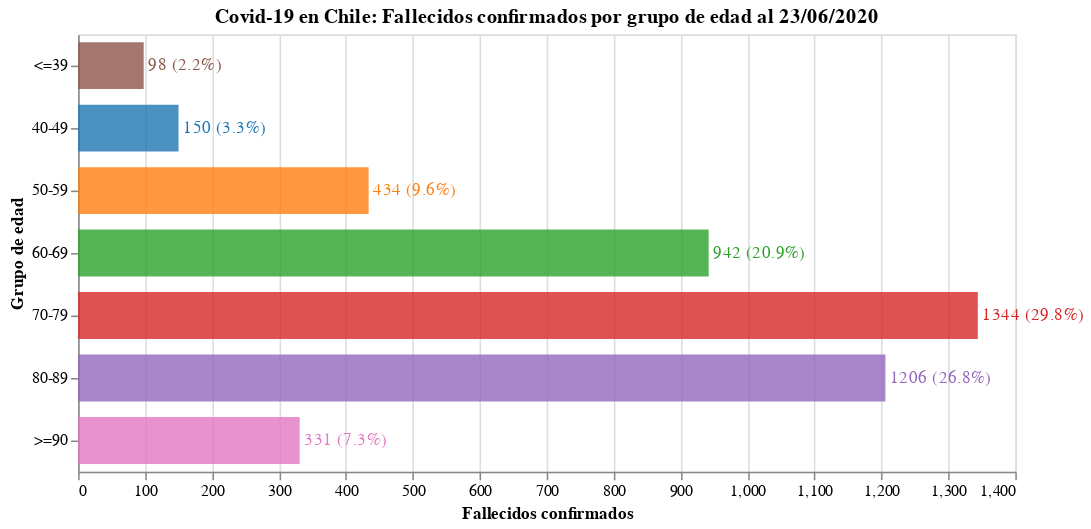

Notebook source saved alongside this figure:
### Code cell
#hide_input
bars = alt.Chart(deaths.reset_index()).mark_bar(opacity=0.8, size=30).encode(
    x = alt.X('Fallecidos confirmados'),
    y = alt.Y('Grupo de edad', sort=grupo_de_edad),
    tooltip = ['Grupo de edad', 'Fallecidos confirmados', 'Porcentaje'],
    color = alt.Color('Grupo de edad', scale=alt.Scale(scheme='category10'), legend=None),
    order = alt.Order('index:O')
)

text = bars.mark_text(
    align='left',
    baseline='middle',
    dx=3  # Nudges text to right so it doesn't appear on top of the bar
).encode(
    text=alt.Text('Texto')
)

bars.properties(
    title = f"Covid-19 en Chile: Fallecidos confirmados por grupo de edad al {pd.to_datetime(today).strftime('%d/%m/%Y')}",
    width = 600,
    height = alt.Step(40)
) + text

### Figure 1 — Vega-Lite specification as saved in the notebook (floating-point values rounded to 4 significant figures)
{"config": {"view": {"continuousWidth": 400, "continuousHeight": 300}}, "layer": [{"mark": {"type": "bar", "opacity": 0.8, "size": 30}, "encoding": {"color": {"type": "nominal", "field": "Grupo de edad", "legend": null, "scale": {"scheme": "category10"}}, "order": {"type": "ordinal", "field": "index"}, "tooltip": [{"type": "nominal", "field": "Grupo de edad"}, {"type": "quantitative", "field": "Fallecidos confirmados"}, {"type": "quantitative", "field": "Porcentaje"}], "x": {"type": "quantitative", "field": "Fallecidos confirmados"}, "y": {"type": "nominal", "field": "Grupo de edad", "sort": ["<=39", "40-49", "50-59", "60-69", "70-79", "80-89", ">=90"]}}, "height": {"step": 40}, "title": "Covid-19 en Chile: Fallecidos confirmados por grupo de edad al 23/06/2020", "width": 600}, {"mark": {"type": "text", "align": "left", "baseline": "middle", "dx": 3}, "encoding": {"color": {"type": "nominal", "field": "Grupo de edad", "legend": null, "scale": {"scheme": "category10"}}, "order": {"type": "ordinal", "field": "index"}, "text": {"type": "nominal", "field": "Texto"}, "tooltip": [{"type": "nominal", "field": "Grupo de edad"}, {"type": "quantitative", "field": "Fallecidos confirmados"}, {"type": "quantitative", "field": "Porcentaje"}], "x": {"type": "quantitative", "field": "Fallecidos confirmados"}, "y": {"type": "nominal", "field": "Grupo de edad", "sort": ["<=39", "40-49", "50-59", "60-69", "70-79", "80-89", ">=90"]}}}], "data": {"name": "data-31e48e5708dc451634e9b4eb739252fb"}, "$schema": "https://vega.github.io/schema/vega-lite/v4.8.1.json", "datasets": {"data-31e48e5708dc451634e9b4eb739252fb": [{"index": 0, "Grupo de edad": "<=39", "Fallecidos confirmados": 98, "Porcentaje": 2.2, "Texto": "98 (2.2%)"}, {"index": 1, "Grupo de edad": "40-49", "Fallecidos confirmados": 150, "Porcentaje": 3.3, "Texto": "150 (3.3%)"}, {"index": 2, "Grupo de edad": "50-59", "Fallecidos confirmados": 434, "Porcentaje": 9.6, "Texto": "434 (9.6%)"}, {"index": 3, "Grupo de edad": "60-69", "Fallecidos confirmados": 942, "Porcentaje": 20.9, "Texto": "942 (20.9%)"}, {"index": 4, "Grupo de edad": "70-79", "Fallecidos confirmados": 1344, "Porcentaje": 29.8, "Texto": "1344 (29.8%)"}, {"index": 5, "Grupo de edad": "80-89", "Fallecidos confirmados": 1206, "Porcentaje": 26.8, "Texto": "1206 (26.8%)"}, {"index": 6, "Grupo de edad": ">=90", "Fallecidos confirmados": 331, "Porcentaje": 7.3, "Texto": "331 (7.3%)"}]}}
